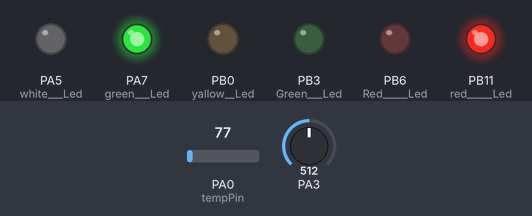
A sketch run on a simulated STM32 Blue Pill. On the bench: output pins drawn as LEDs (lit = HIGH). Inputs (shaded band) come from the test bench; at power-on: PA0 (tempPin) = 77, PA3 = 512. What the sketch prints to the serial monitor is not drawn.

Above: at 0.1 s.
Timing chart, 0 to 1.6 s (numbered marks = the images above):
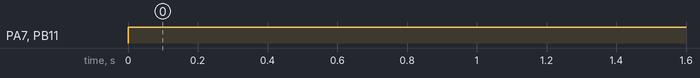

The sketch:

Soil_moisture_sensor_with_led.ino
```cpp
int soilMoistureValue = 0;
int percentage=0;
int val;
int tempPin = PA0;

#define soilWet 80   // Define max value we consider soil 'wet'
#define soilDry 90   // Define min value we consider soil 'dry'

//================ About Us ==================

// Wellcome to our project ^-^

// Project Idea: Smart Irrigation System

/*  Team Members:
 *  --------------

- Team Leader: Kyrolos Ehab      20191998
- Team Member: Mohammed Ibrahim  20195419
- Team Member: Mohammed Tarek    2019
- Team Member: Mohanned Ahmed    20191764
*/


void setup() {
  //led for soil moisture:
  pinMode(PB11, OUTPUT);    //red     Led:  Soil Moisture
  pinMode(PB0, OUTPUT);     //yallow  Led:  Soil Moisture
  pinMode(PA7, OUTPUT);     //green   Led:  Soil Moisture
  pinMode(PA5, OUTPUT);     //white   Led:  Soil Moisture
  pinMode(PB3, OUTPUT);     //Green   Led:  Soil Moisture

  //led for soil moisture:
  pinMode(PB6, OUTPUT);     //Red     Led:  Temperature


  Serial.begin(9600);

}


void loop() {
  //get the reading from the function below and print it
  int percentage = analogRead(PA3)/40;
  Serial.print("soil moisture percentage: ");
  Serial.println(percentage);
  digitalWrite(PB11, HIGH); //red Led:  Soil Moisture

  // Determine status of our soil

  if (percentage < soilWet) {
  //  digitalWrite(PB11, HIGH); //Red led on
    digitalWrite(PA7, HIGH); //Green led on
    digitalWrite(PA5, LOW);  //White led Off
    digitalWrite(PB0, LOW);  //yallow  led Off

    Serial.println("Status: Soil is too wet");

} else if (percentage >= soilWet && percentage < soilDry) {
  //digitalWrite(PB11, HIGH); //Red led on
    digitalWrite(PA5, HIGH); //White led on
    digitalWrite(PB0, LOW);  //yallow  led Off
    digitalWrite(PA7, LOW); //Green led Off
    Serial.println("Status: Soil moisture is perfect");

  } else {
   // digitalWrite(PB11, HIGH); //Red led on
    digitalWrite(PB0, HIGH);  //yallow led on
    digitalWrite(PA5, LOW);   //White led Off
    digitalWrite(PA7, LOW);   //Green led Off
    digitalWrite(PB3, HIGH); //Green led on
    Serial.println("Status: Soil is too dry - time to water!");
  }


  //===== Heat ======

    Serial.print("   ");
    val = analogRead(tempPin);
    float mv = ( val/500.0)*100;

    float cel = mv/20;

    float farh = (cel*9)/5 + 32;
    Serial.print("TEMPRATURE *C = ");
    Serial.print(cel);
    Serial.print("*C");
    Serial.println();

    Serial.print("TEMPRATURE *F = ");
    Serial.print(farh);
    Serial.print("*F");
    Serial.println();

     if (cel < 60) {

      Serial.println("Status: temp. degree safe for human and plant");
      Serial.println();
      Serial.println();

     }else{

      Serial.println("Status: we stronglly recommend don't touch sensor + the temp. degree isn't safe for planet");
      Serial.println();
      Serial.println();
     }


  delay(3000);  // Take a reading every second for testing
          // Normally you should take reading perhaps once or twice a day
  Serial.println();
}
```

Measured:
- by itself, PA7 (green___Led), PB11 (red_____Led): LOW → HIGH at 0.00 s
